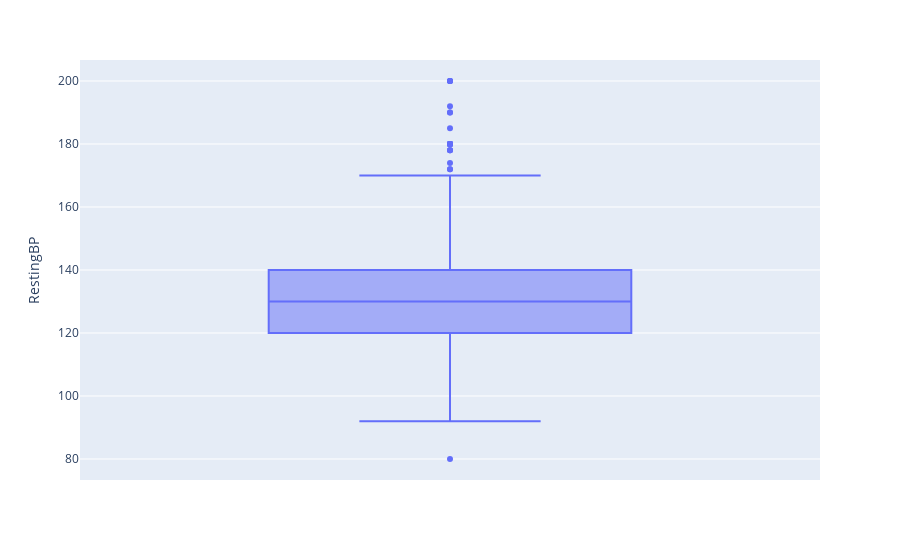

Notebook cell for this chart:
### Code cell
px.box(df_heart2, y = 'RestingBP')

### Figure 1 — Plotly figure (JSON) as saved in the notebook; plotly's stock layout.template omitted (floating-point values rounded to 4 significant figures; data arrays with more than 128 entries replaced by an {"elided": "..."} marker saying what was removed)
{"data": [{"alignmentgroup": "True", "hovertemplate": "RestingBP=%{y}<extra></extra>", "legendgroup": "", "marker": {"color": "#636efa"}, "name": "", "notched": false, "offsetgroup": "", "orientation": "v", "showlegend": false, "type": "box", "x0": " ", "xaxis": "x", "y": {"elided": "917 int values"}, "y0": " ", "yaxis": "y"}], "layout": {"autosize": true, "boxmode": "group", "legend": {"tracegroupgap": 0}, "margin": {"t": 60}, "xaxis": {"anchor": "y", "autorange": true, "domain": [0, 1], "range": [-0.5, 0.5], "type": "category"}, "yaxis": {"anchor": "x", "autorange": true, "domain": [0, 1], "range": [73.33, 206.7], "title": {"text": "RestingBP"}, "type": "linear"}}}
